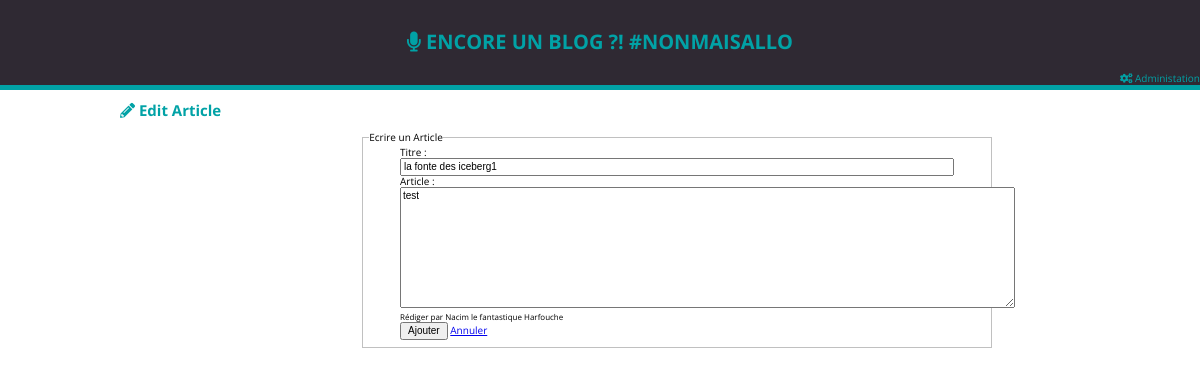
The page /editArticle.php?idArticle=1 on the database its author committed.
### tables this page shows
CREATE TABLE IF NOT EXISTS `post` (
  `id` tinyint(5) NOT NULL AUTO_INCREMENT,
  `title` varchar(50) NOT NULL,
  `content` text NOT NULL,
  `creationTimeStamp` datetime NOT NULL,
  `author_id` tinyint(3) NOT NULL,
  `category_id` tinyint(3) NOT NULL,
  PRIMARY KEY (`id`)
);

CREATE TABLE IF NOT EXISTS `author` (
  `id` tinyint(5) NOT NULL AUTO_INCREMENT,
  `firstName` varchar(50) NOT NULL,
  `lastName` varchar(50) NOT NULL,
  PRIMARY KEY (`id`)
);

### editArticle.php (called while the page is built)
<?php
$idArticle = $_GET["idArticle"];
include "readyPdo.php";
$query = $pdo->prepare("SELECT post.id, title, post.content, firstName, lastName FROM post INNER JOIN author ON post.author_id = author.id WHERE post.id = ?");
$query->execute([$idArticle]);
$post = $query->fetch(PDO::FETCH_ASSOC);
include "editArticle.phtml";
?>

### editArticle.phtml (the view, shortened to what this page needs)
<!DOCTYPE html>
<html lang="fr">
<head>
	<link rel="stylesheet" href="https://use.fontawesome.com/releases/v5.7.2/css/all.css">
	<link rel="stylesheet" type="text/css" href="css/normalize.css"/>
	<link rel="stylesheet" type="text/css" href="css/style.css"/>
</head>
<body>
	<header>
		<h1><a href="index.php"><i class="fas fa-microphone"></i> ENCORE UN BLOG ?! #NONMAISALLO</a></h1>
		<div>
			<a href="admin.php"><i class="fas fa-cogs"></i> Administation</a>
		</div>
	</header>
	<main>
		<h2><a href="index.php"><i class="fas fa-pencil-alt"></i> Edit Article</a></h2>
		<form action="editDB.php?idArticle=<?= $idArticle ?>" method="POST" id="ecrireArticle">
			<fieldset>
				<legend>Ecrire un Article</legend>
				<div>
					<label for="title">Titre :</label>
					<input type="text" name="title" id="title" value="<?= $post['title']; ?>">
				</div>
				<div>
					<label for="content">Article :</label>
					<textarea name="content" id="content" cols="99" rows="10"><?= $post['content']; ?></textarea>
				</div>
				<div>
					<small>Rédiger par <?= $post["firstName"] . " " . $post["lastName"] ?></small>
				</div>
				<div>
					<button type="submit">Ajouter</button>
					<a href="index.php">Annuler</a>
				</div>
			</fieldset>
		</form>
	</main>
</body>
</html>

### css/style.css (style rules this page uses)
* { box-sizing: border-box; outline: none; }
html { font-size: 62.5%; font-family: "Open Sans"; }
header { margin: 0 auto; width: 100%; background-color: #2f2933; border-bottom: solid 5px #01a2a6; padding-top: 30px; color: #01a2a6; text-align: center; }
h1 { margin: 0 auto; }
h1 a { text-decoration: none; color: #01a2a6; }
header div { margin-top: 2rem; text-align: right; }
header div a { text-decoration: none; color: #01a2a6; }
main { margin: 0 auto; width: 80%; }
h2 a, .h3Home a { text-decoration: none; color: #01a2a6; }
h2 { color: #01a2a6; }
form { margin: auto; width: 50%; }
fieldset div { margin: auto; width: 90%; }
fieldset div label { margin: auto; display: block; }
fieldset div input { width: 100%; display: block; margin: auto; }

### rows shown on the page
post: title "la fonte des iceberg1", content "test", author.firstName "Nacim le fantastique", author.lastName "Harfouche"
